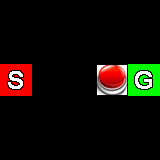

The image is a tile-based game level rendered from a .tmx file. Its description and complete source (layers, tilesets, objects, tile grids) follow:
An orthogonal 5x5 tile map with 32x32 px tiles, 2 tile layers (Tile Layer 1, Tile Layer 2).

<map version="1.0" orientation="orthogonal" width="5" height="5" tilewidth="32" tileheight="32">
 <tileset firstgid="1" name="ReplicaTileset" tilewidth="32" tileheight="32">
  <image source="ReplicaTileset.png" width="320" height="32" />
 </tileset>
 <layer name="Tile Layer 1" width="5" height="5">
  <data>
   <tile gid="1" />
   <tile gid="1" />
   <tile gid="1" />
   <tile gid="1" />
   <tile gid="1" />
   <tile gid="1" />
   <tile gid="0" />
   <tile gid="0" />
   <tile gid="0" />
   <tile gid="1" />
   <tile gid="2" />
   <tile gid="0" />
   <tile gid="0" />
   <tile gid="4" />
   <tile gid="1" />
   <tile gid="1" />
   <tile gid="0" />
   <tile gid="0" />
   <tile gid="0" />
   <tile gid="1" />
   <tile gid="1" />
   <tile gid="1" />
   <tile gid="1" />
   <tile gid="1" />
   <tile gid="1" />
  </data>
 </layer>
 <layer name="Tile Layer 2" width="5" height="5">
  <data>
   <tile gid="0" />
   <tile gid="0" />
   <tile gid="0" />
   <tile gid="0" />
   <tile gid="0" />
   <tile gid="0" />
   <tile gid="0" />
   <tile gid="0" />
   <tile gid="0" />
   <tile gid="0" />
   <tile gid="0" />
   <tile gid="0" />
   <tile gid="0" />
   <tile gid="0" />
   <tile gid="3" />
   <tile gid="0" />
   <tile gid="0" />
   <tile gid="0" />
   <tile gid="0" />
   <tile gid="0" />
   <tile gid="0" />
   <tile gid="0" />
   <tile gid="0" />
   <tile gid="0" />
   <tile gid="0" />
  </data>
 </layer>
</map>